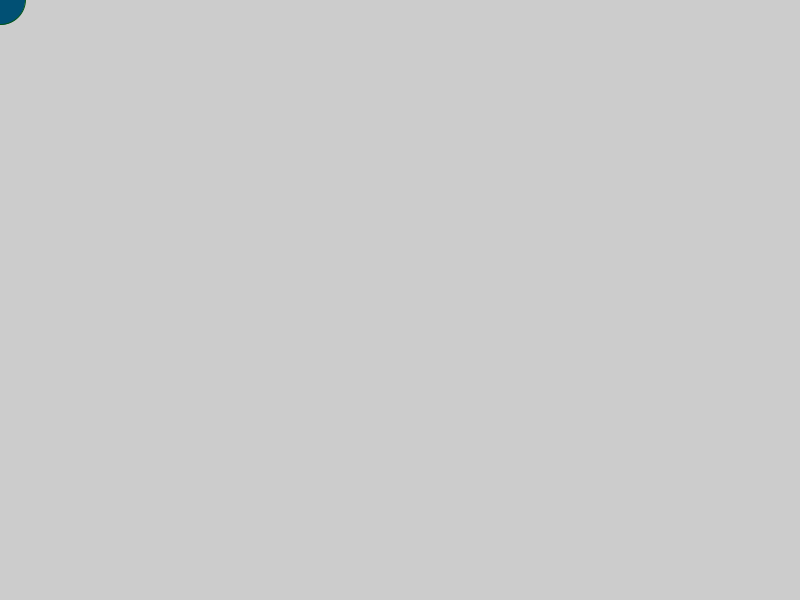
Frame 1 (no input)
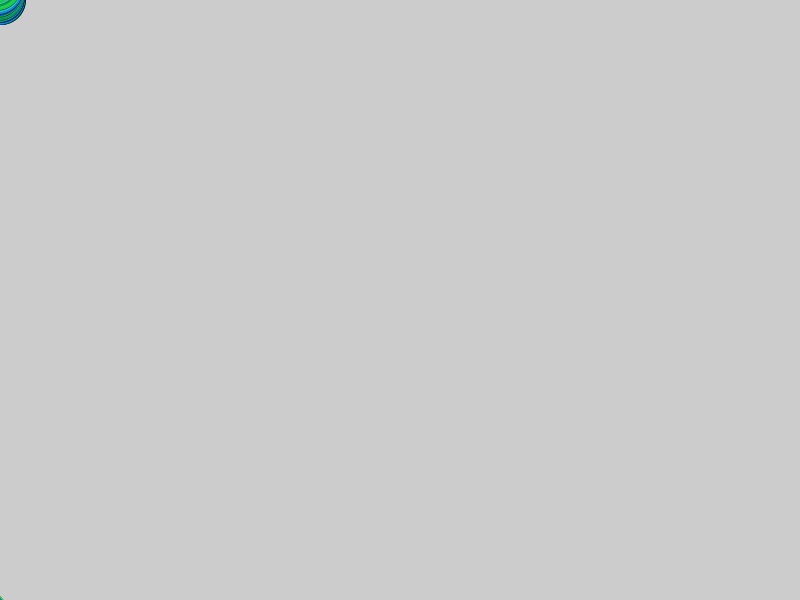
Frame 60 (the mouse pressed at the canvas centre just before this capture)
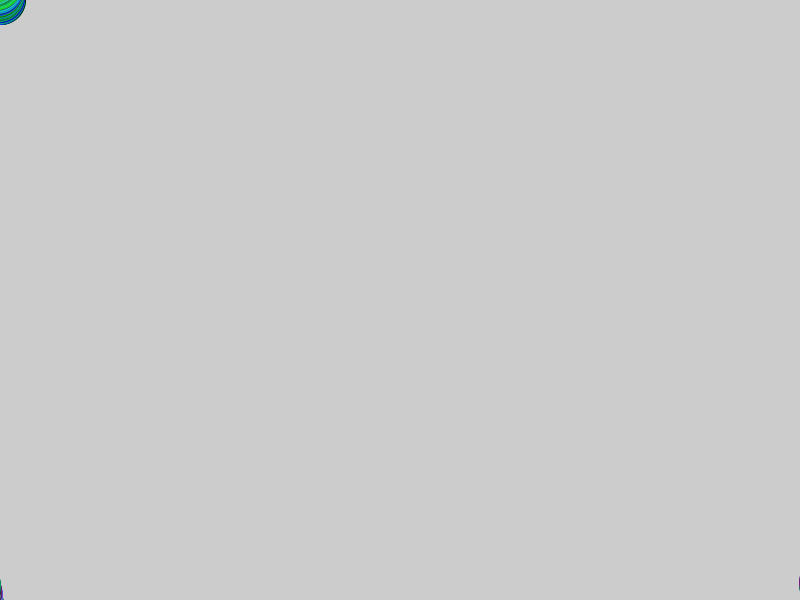
Frame 120 (the mouse held since frame 60 and released just before this capture)

The Processing sketch that drew these frames (run headless with seeded random() and noise(); from frame 60 on, the mouse is pressed at the canvas centre):

// Processing sketch: Wandering
// ── Wandering.pde
float locax, locay; //declare location
float velx, vely; //declare velocity
float accx, accy; //declare accleration

int sz=50;
void setup(){
  size(800,600);
  velx=constrain(velx,-5,5);
  vely=constrain(vely,-5,5);
  //initialize location variables
   //initialize velocity
  velx = 0;
  vely = 0;

  //initialize acceleration
  accx = random(-.1, .1);
  accy = random(-.1, .1);
}

void draw() {
  accx = random(-.1, .1);
  accy = random(-.1, .1);

  fill(frameCount%random(255),random(255),random(255));
  stroke(frameCount%random(255),random(255),random(255));
  //add acceleration to velocity
  velx += accx;
  vely += accy;

  //limit velocity to avoid going uncontrollably fast
  velx = constrain(velx, -5, 5);
  vely = constrain(vely, -5, 5);

  //add velocity to location
  locax += velx;
  locay += vely;

  //draw a circle
  ellipse(locax, locay, sz, sz);

  //all of these are written so the ball goes completely off the screen
  if (locax - sz/2 > width) {      //if circle goes off of right edge...
    locax = -sz/2;                 //...wrap around to left edge
  }

  if (locax + sz/2 < 0) {          //if circle goes off of left edge....
    locax = width + sz/2;          //...wrap around to right edge
  }

  if (locay - sz/2 > height) {     //if circle goes beyond bottom...
    locay = -sz/2;                 //...wrap around to top
  }

  if (locay + sz/2 < 0) {          //if circle goes beyond top...
    locay = height + sz/2;         //...wrap around to bottom
  }
}
